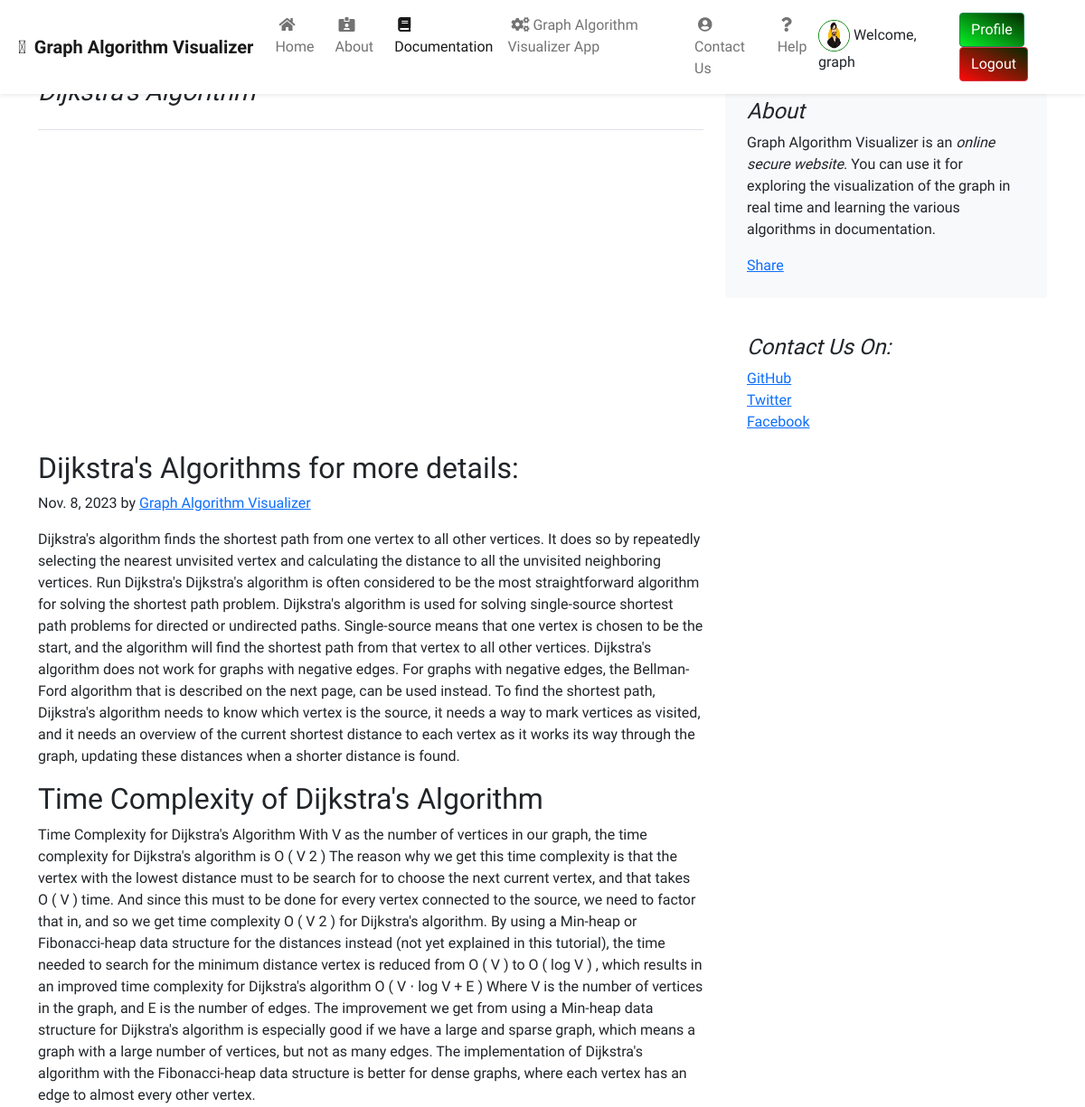
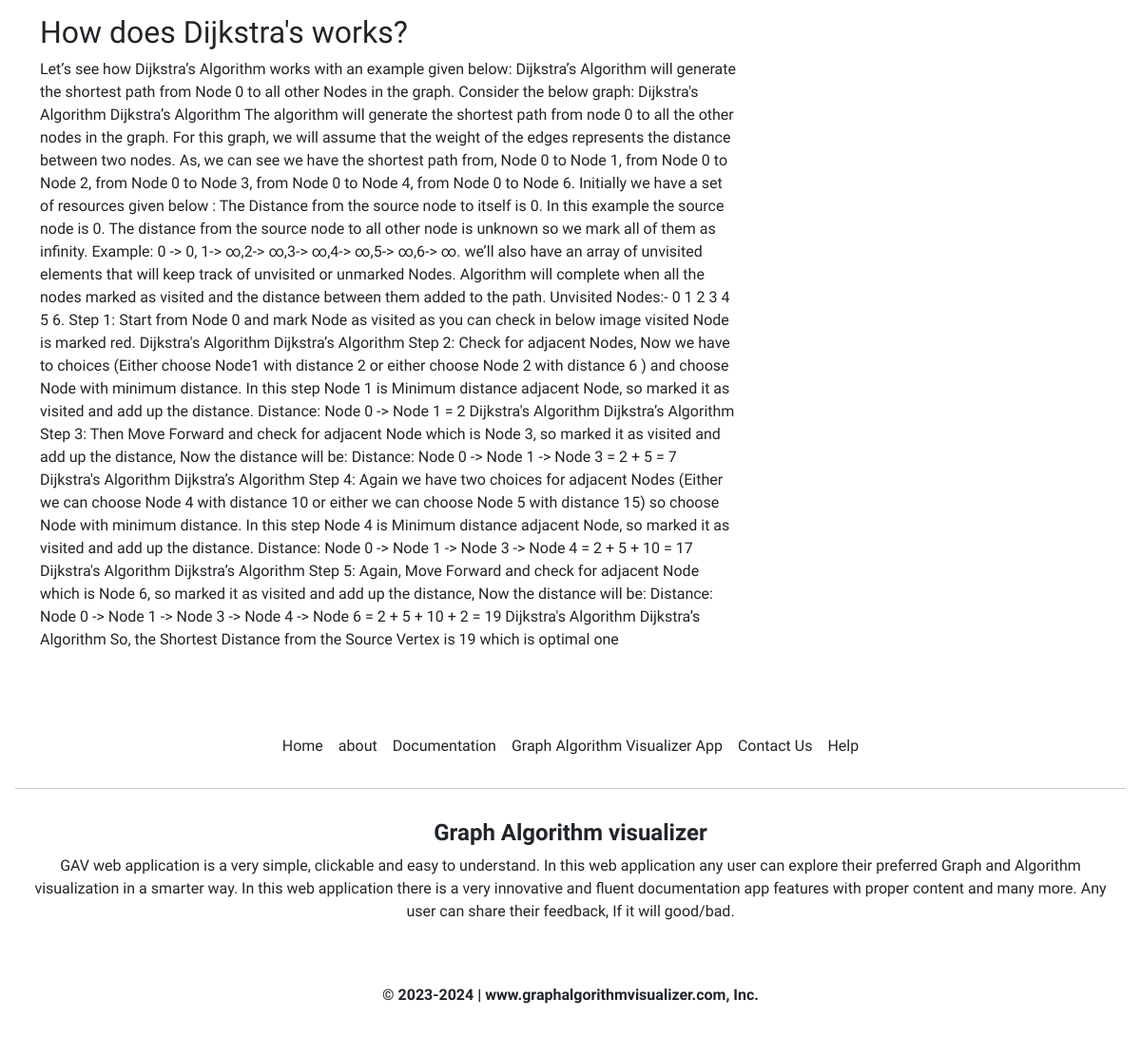
The app's page /documentation/docpostfe/1 (signed in) with its own data (2 pictures, top to bottom).
### documentation/models.py (models this page shows, shortened)
class DocumentPost(models.Model):
    docpost_id = models.AutoField(primary_key=True)
    title = models.CharField(max_length=50)
    videoUrl = EmbedVideoField()
    head0 = models.CharField(max_length=500, default="")
    chead0 = models.CharField(max_length=5000, default="")
    head1 = models.CharField(max_length=500, default="")
    chead1 = models.CharField(max_length=5000, default="")
    head2 = models.CharField(max_length=500, default="")
    chead2 = models.CharField(max_length=5000, default="")
    pub_date = models.DateField(max_length=30)
    thumbnail = models.ImageField(upload_to="documentation/images", default="")

### documentation/views.py (the view)
# urls.py: path('docpostfe/<int:id>', views.docpostfe, name="docpostfe"),
def docpostfe(request, id):
    myposts = DocumentPost.objects.all()
    post = DocumentPost.objects.filter(docpost_id = id)[0]
    context = {
        'post': post,
        'myposts': myposts,
    }
    return render(request,"docpostfe.html", context)

### documentation/templates/docpostfe.html (shortened to what this page needs)
{% extends 'base.html' %}
{% load embed_video_tags %}
{% load static %}
{% block documentationactive %}
  active
{% endblock %}
{% block body %}
  {% load static %}
  <div class="container" style="margin-top: 85px;">
    <div class="row mt-4">
        <div class="col-md-8 blog-main">
            <h3 class="pb-4 mb-4 font-italic border-bottom">
            </h3>
            <div class="blog-post">
              <div class="ratio ratio-21x9">
              </div>
                <div class="mainpost mt-3">
                    <h2 class="blog-post-title">{{post.head0}}</h2>
                    <p class="blog-post-meta">{{post.pub_date}} by <a href="#">Graph Algorithm Visualizer</a></p>
                    <p>{{post.chead0}}</p>
                    <h2>{{post.head1}}</h2>
                    <p> {{post.chead1}}</p>
                    <h2>{{post.head2}}</h2>
                    <p>{{post.chead2}}</p>
                </div>
            </div>
        </div>
        <aside class="col-md-4 blog-sidebar">
            <div class="p-4 mb-3 bg-light rounded">
                <h4 class="font-italic">About</h4>
                <p class="mb-0">Graph Algorithm Visualizer is an <em>online secure website</em>. You can use it for exploring the visualization of the graph in real time and learning the various algorithms in documentation. </p>
                <div class="mt-3 fb-share-button" data-href="http://127.0.0.1:8000/documentation/docpostfe/{{post.docpost_id}}"
                    data-layout="button_count" data-size="large"><a target="_blank"
                        href="https://www.facebook.com/sharer/sharer.php?u=http%3A%2F%2F127.0.0.1%3A8000%2Fblog%2Fblogpost%2F1&amp;src=sdkpreparse"
                        class="fb-xfbml-parse-ignore">Share</a></div>
            </div>
            <div class="p-4">
                <h4 class="font-italic">Contact Us On: </h4>
                <ol class="list-unstyled">
                    <li><a href="#">GitHub</a></li>
                    <li><a href="#">Twitter</a></li>
                    <li><a href="#">Facebook</a></li>
                </ol>
            </div>
        </aside>
    </div>
</div>
{% endblock %}

### GAVApp/templates/base.html (shortened to what this page needs)
<!doctype html>
<html lang="en">
<head>
  <link href="https://cdn.jsdelivr.net/npm/bootstrap@5.1.3/dist/css/bootstrap.min.css" rel="stylesheet">
  <link rel="stylesheet" href="https://pro.fontawesome.com/releases/v5.10.0/css/all.css"
 />
  <link rel="stylesheet" href="https://stackpath.bootstrapcdn.com/bootstrap/4.5.2/css/bootstrap.min.css"
>
    <link rel="stylesheet" href="https://cdnjs.cloudflare.com/ajax/libs/font-awesome/4.7.0/css/font-awesome.min.css">
    <link href="https://cdn.jsdelivr.net/npm/bootstrap@5.0.0-beta1/dist/css/bootstrap.min.css" rel="stylesheet"
>
  {% load static %}
  <link rel="stylesheet" href="{% static 'css/home.css' %}">
  <link rel="stylesheet" type="text/css" href="{% static 'css/styles/pathfinding.css' %}"/>
</head>
<body>
  {% load static %}
  <nav class="navbar navbar-expand-lg navbar-light bg-white fixed-top shadow-sm top-0">
    <a class="navbar-brand" href="/"><i class="fad fa-cogs mx-1"></i><strong> Graph Algorithm Visualizer</strong></a>
    <div class="collapse navbar-collapse" id="navbarSupportedContent">
      <ul class="navbar-nav mr-auto ">
        <li class="nav-item {% block homeactive %}  {% endblock homeactive %}">
          <a class="nav-link focus" href="/"><i class="fas fa-home mx-1"></i>Home <span class="sr-only">(current)</span></a>
        </li>
        <li class="nav-item {% block aboutactive %}  {% endblock aboutactive %}">
          <a class="nav-link focus" href="/about"><i class="fas fa-id-card-alt mx-1"></i>About</a>
        </li>
         <li class="nav-item {% block documentationactive %}  {% endblock documentationactive %}">
          <a class="nav-link focus" href="/documentation"><i class="fas fa-book mx-1"></i>Documentation</a>
        </li>
         <li class="nav-item {% block GAVmoduleactive %}  {% endblock GAVmoduleactive %}">
          <a class="nav-link focus" href="/GAVModule"><i class="fas fa-cogs mx-1"></i>Graph Algorithm Visualizer App</a>
        </li>
        <li class="nav-item {% block contactactive %}  {% endblock contactactive %} ">
          <a class="nav-link focus" href="/contact"><i class="fas fa-user-circle mx-1"></i>Contact Us</a>
        </li>
        <li class="nav-item {% block helpactive %}  {% endblock helpactive %} ">
          <a class="nav-link focus" href="/help"><i class="fas fa-question mx-1"></i>Help</a>
        </li>
      </ul>
      <div class="ml-auto form-inline ">
         {% if user.is_authenticated %}
        <ul class="navbar-nav mr-2">
          <li class="nav-item" style="margin-right: 40px; margin-top: 8px;">
            <img class="avatar" src='{% static "GAVApp/img/av1.jpg" %}'
                > Welcome, {{user}}
          </li>
          <li>
            <a href="/profile"><button type="button" class="btn btn-success btn-md acc-btn" style="background-image: linear-gradient(to top right, rgb(6 242 37), rgb(4, 41, 1));">Profile</button></a>
            <a href="/logout"><button type="button" class="btn btn-danger btn-md acc-btn" style="background-image: linear-gradient(to top right, rgb(253 9 9), rgb(4, 41, 1)); color: #fff;">Logout</button></a>
          </li>
        </ul>
      </div>
      {% else %}
      <a href="/login1" class="btn mx-2 text-light" role="button" data-toggle="tooltip" data-placement="top"
      title="Sign In" style="background-image: linear-gradient(to top right, rgb(6 242 37), rgb(4, 41, 1));">Login <i class="fas fa-sign-in-alt"></i></a>
      {% endif %}
    </div>
  </nav>
  {% block body %} {% endblock body %}
  <footer class="p-3 bg-white-low mt-5 shadow-2-strong">
    <ul class="nav justify-content-center pb-2">
        <li class="nav-item focus"><a href="/" class="nav-link px-2
                text-dark">Home</a></li>
        <li class="nav-item focus"><a href="/about" class="nav-link px-2
                text-dark">about</a></li>
                <li class="nav-item focus"><a href="/documentation" class="nav-link
                  px-2 text-dark">Documentation</a></li>
        <li class="nav-item focus"><a href="/GAVModule" class="nav-link
                px-2 text-dark">Graph Algorithm Visualizer App</a></li>
        <li class="nav-item focus"><a href="/contact" class="nav-link
                px-2 text-dark">Contact Us</a></li>
                <li class="nav-item focus"><a href="/help" class="nav-link
                  px-2 text-dark">Help</a></li>
    </ul>
    <hr class="shadow-1-strong">
    <div class="text-center p-3 mx-auto w-100">
        <h4 class="text-center text-dark" style="font-weight:bold ;">Graph Algorithm visualizer</h4>
        <p class="text-dark mt-1">GAV web application is a very simple,
            clickable and
            easy to understand. In this web application any user
            can explore their preferred Graph and Algorithm visualization
            in a smarter way. In this
            web application there is a very innovative and fluent
            documentation app features with proper content and many
            more. Any user can share their feedback, If it will good/bad.</p>
    </div>
</footer>
  <footer class="bg-white p-3 shadow-1-strong">
    <div class="bg-white">
        <span class="text-center">
            <p class="text-dark"><b>© 2023-2024 | www.graphalgorithmvisualizer.com, Inc.</b></p>
        </span>
    </div>
</footer>
</body>
</html>

### static/css/home.css (style rules this page uses)
.avatar { border: 0.5px solid green; vertical-align: middle; width: 35px; height: 35px; border-radius: 50%; }

### static/css/styles/pathfinding.css (style rules this page uses)
* { padding: 0; margin: 0; box-sizing: border-box; }

### records on screen
DocumentPost: head0 "Dijkstra's Algorithms for more details:", pub_date "Nov. 8, 2023", chead0 "Dijkstra's algorithm finds the shortest path from one vertex to all other vertices. It does so by repeatedly selecting the nearest unvisited vertex and calculating the distance to all the unvisited neighboring vertices. Run Dijkstra's Dijkstra's algorithm is often considered to be the most straightforward algorithm for solving the shortest path problem. Dijkstra's algorithm is used for solving single-source shortest path problems for directed or undirected paths. Single-source means that one vertex is chosen to be the start, and the algorithm will find the shortest path from that vertex to all other vertices. Dijkstra's algorithm does not work for graphs with negative edges. For graphs with…", head1 "Time Complexity of Dijkstra's Algorithm", chead1 "Time Complexity for Dijkstra's Algorithm With V as the number of vertices in our graph, the time complexity for Dijkstra's algorithm is O ( V 2 ) The reason why we get this time complexity is that the vertex with the lowest distance must to be search for to choose the next current vertex, and that takes O ( V ) time. And since this must to be done for every vertex connected to the source, we need to factor that in, and so we get time complexity O ( V 2 ) for Dijkstra's algorithm. By using a Min-heap or Fibonacci-heap data structure for the distances instead (not yet explained in this tutorial), the time needed to search for the minimum distance vertex is reduced from O ( V ) to O ( log V )…", head2 "How does Dijkstra's works?", chead2 "Let’s see how Dijkstra’s Algorithm works with an example given below: Dijkstra’s Algorithm will generate the shortest path from Node 0 to all other Nodes in the graph. Consider the below graph: Dijkstra's Algorithm Dijkstra’s Algorithm The algorithm will generate the shortest path from node 0 to all the other nodes in the graph. For this graph, we will assume that the weight of the edges represents the distance between two nodes. As, we can see we have the shortest path from, Node 0 to Node 1, from Node 0 to Node 2, from Node 0 to Node 3, from Node 0 to Node 4, from Node 0 to Node 6. Initially we have a set of resources given below : The Distance from the source node to itself is 0. In this…"

### other values on screen
{{ user }} "graph"
